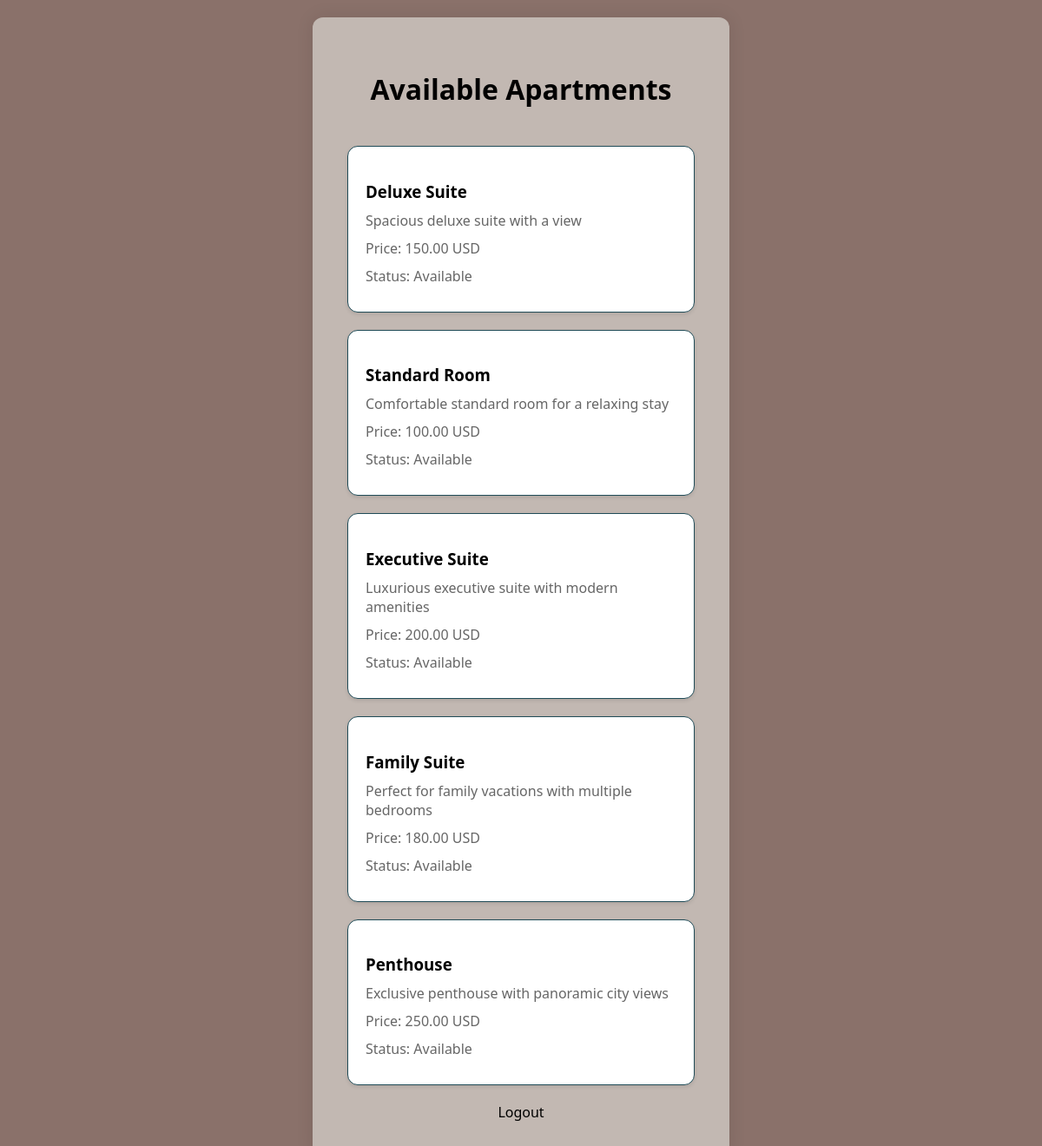
/apartments/dashboard.php (signed in), run on the app's committed database.
### tables this page shows
CREATE TABLE `apartments` (
  `id` int(11) NOT NULL,
  `name` varchar(255) NOT NULL,
  `description` text NOT NULL,
  `price` decimal(10,2) NOT NULL,
  `is_available` tinyint(1) DEFAULT 1
);

### apartments/dashboard.php (the view, shortened to what this page needs)
<?php
$servername = "localhost";
$username = "root";
$password = "";
$dbname = "apartment_booking";
$conn = new mysqli($servername, $username, $password, $dbname);
$sql = "SELECT * FROM apartments WHERE is_available = true";
$result = $conn->query($sql);
?>
<!DOCTYPE html>
<html lang="en">
<head>
    <link rel="stylesheet" href="styles.css">
</head>
<body>
    <div class="container">
        <h1>Available Apartments</h1>
        <br>
        <?php
        if ($result->num_rows > 0) {
            $apartments = $result->fetch_all(MYSQLI_ASSOC);
            foreach ($apartments as $apartment) {
                echo "<div class='available-apartment' onclick='openPopup(\"{$apartment['name']}\", \"{$apartment['description']}\", \"{$apartment['price']}\")'>";
                echo "<h3>{$apartment['name']}</h3>";
                echo "<p>{$apartment['description']}</p>";
                echo "<p>Price: {$apartment['price']} USD</p>";
                echo "<p>Status: Available</p>";
                echo "</div>";
            }
        } else {
            echo "<p>No apartments available at the moment.</p>";
        }
        ?>
        <div class="logout-link">
            <a href="logout.php">Logout</a>
        </div>
    </div>
</body>
</html>

### apartments/styles.css (style rules this page uses)
body { font-family: 'Segoe UI', Tahoma, Geneva, Verdana, sans-serif; background-color: #8A716A; margin: 0; padding: 0; display: flex; align-items: center; justify-content: center; min-height: 100vh; }
.container { background-color: #C2B8B2; padding: 40px; border-radius: 12px; box-shadow: 0 0 20px rgba(0, 0, 0, 0.1); width: 40%; max-width: 1200px; margin: 20px; box-sizing: border-box; }
h1 { text-align: center; color: black; }
.available-apartment { background-color: #ffffff; border: 1px solid #204B57; border-radius: 12px; padding: 20px; margin-bottom: 20px; box-shadow: 0 2px 4px rgba(0, 0, 0, 0.1); transition: transform 0.2s ease-in-out; }
.available-apartment h3 { color: black; margin-bottom: 10px; }
.available-apartment p { margin: 10px 0; color: #666; }
.logout-link { display: block; margin-top: 20px; text-align: center; }
.logout-link a { color: black; text-decoration: none; }

### data on the page
apartments: name "Deluxe Suite", description "Spacious deluxe suite with a view", price "150.00"
apartments: name "Standard Room", description "Comfortable standard room for a relaxing stay", price "100.00"
apartments: name "Executive Suite", description "Luxurious executive suite with modern amenities", price "200.00"
apartments: name "Family Suite", description "Perfect for family vacations with multiple bedrooms", price "180.00"
apartments: name "Penthouse", description "Exclusive penthouse with panoramic city views", price "250.00"
